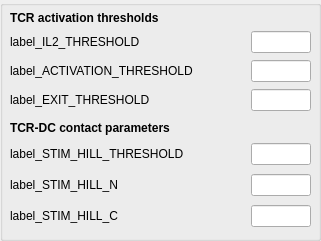
           <widget class="QGroupBox" name="groupBox_STAGED">
            <property name="geometry">
             <rect>
              <x>20</x>
              <y>60</y>
              <width>321</width>
              <height>241</height>
             </rect>
            </property>
            <property name="title">
             <string/>
            </property>
            <widget class="QWidget" name="layoutWidget_2">
             <property name="geometry">
              <rect>
               <x>10</x>
               <y>30</y>
               <width>301</width>
               <height>82</height>
              </rect>
             </property>
             <layout class="QGridLayout" name="gridLayout_3" columnstretch="0,0,0">
              <item row="0" column="0">
               <widget class="QMyLabel" name="label_IL2_THRESHOLD">
                <property name="text">
                 <string>label_IL2_THRESHOLD</string>
                </property>
               </widget>
              </item>
              <item row="1" column="0">
               <widget class="QMyLabel" name="label_ACTIVATION_THRESHOLD">
                <property name="text">
                 <string>label_ACTIVATION_THRESHOLD</string>
                </property>
               </widget>
              </item>
              <item row="0" column="2">
               <widget class="QLineEdit" name="line_IL2_THRESHOLD">
                <property name="sizePolicy">
                 <sizepolicy hsizetype="Fixed" vsizetype="Fixed">
                  <horstretch>60</horstretch>
                  <verstretch>0</verstretch>
                 </sizepolicy>
                </property>
                <property name="maximumSize">
                 <size>
                  <width>60</width>
                  <height>16777215</height>
                 </size>
                </property>
                <property name="alignment">
                 <set>Qt::AlignRight|Qt::AlignTrailing|Qt::AlignVCenter</set>
                </property>
               </widget>
              </item>
              <item row="1" column="2">
               <widget class="QLineEdit" name="line_ACTIVATION_THRESHOLD">
                <property name="sizePolicy">
                 <sizepolicy hsizetype="Fixed" vsizetype="Fixed">
                  <horstretch>60</horstretch>
                  <verstretch>0</verstretch>
                 </sizepolicy>
                </property>
                <property name="maximumSize">
                 <size>
                  <width>60</width>
                  <height>16777215</height>
                 </size>
                </property>
                <property name="alignment">
                 <set>Qt::AlignRight|Qt::AlignTrailing|Qt::AlignVCenter</set>
                </property>
               </widget>
              </item>
              <item row="2" column="0">
               <widget class="QMyLabel" name="label_EXIT_THRESHOLD">
                <property name="mouseTracking">
                 <bool>false</bool>
                </property>
                <property name="text">
                 <string>label_EXIT_THRESHOLD</string>
                </property>
                <property name="wordWrap">
                 <bool>false</bool>
                </property>
               </widget>
              </item>
              <item row="2" column="2">
               <widget class="QLineEdit" name="line_EXIT_THRESHOLD">
                <property name="enabled">
                 <bool>true</bool>
                </property>
                <property name="sizePolicy">
                 <sizepolicy hsizetype="Fixed" vsizetype="Fixed">
                  <horstretch>60</horstretch>
                  <verstretch>0</verstretch>
                 </sizepolicy>
                </property>
                <property name="maximumSize">
                 <size>
                  <width>60</width>
                  <height>16777215</height>
                 </size>
                </property>
                <property name="alignment">
                 <set>Qt::AlignRight|Qt::AlignTrailing|Qt::AlignVCenter</set>
                </property>
               </widget>
              </item>
              <item row="0" column="1">
               <spacer name="horizontalSpacer_28">
                <property name="orientation">
                 <enum>Qt::Horizontal</enum>
                </property>
                <property name="sizeHint" stdset="0">
                 <size>
                  <width>40</width>
                  <height>20</height>
                 </size>
                </property>
               </spacer>
              </item>
              <item row="1" column="1">
               <spacer name="horizontalSpacer_33">
                <property name="orientation">
                 <enum>Qt::Horizontal</enum>
                </property>
                <property name="sizeHint" stdset="0">
                 <size>
                  <width>40</width>
                  <height>20</height>
                 </size>
                </property>
               </spacer>
              </item>
              <item row="2" column="1">
               <spacer name="horizontalSpacer_35">
                <property name="orientation">
                 <enum>Qt::Horizontal</enum>
                </property>
                <property name="sizeHint" stdset="0">
                 <size>
                  <width>40</width>
                  <height>20</height>
                 </size>
                </property>
               </spacer>
              </item>
             </layout>
            </widget>
            <widget class="QLabel" name="label_40">
             <property name="geometry">
              <rect>
               <x>10</x>
               <y>10</y>
               <width>181</width>
               <height>16</height>
              </rect>
             </property>
             <property name="font">
              <font>
               <weight>75</weight>
               <bold>true</bold>
              </font>
             </property>
             <property name="text">
              <string>TCR activation thresholds</string>
             </property>
            </widget>
            <widget class="QWidget" name="gridLayoutWidget_5">
             <property name="geometry">
              <rect>
               <x>10</x>
               <y>140</y>
               <width>301</width>
               <height>91</height>
              </rect>
             </property>
             <layout class="QGridLayout" name="gridLayout_7">
              <item row="0" column="0">
               <widget class="QMyLabel" name="label_STIM_HILL_THRESHOLD">
                <property name="text">
                 <string>label_STIM_HILL_THRESHOLD</string>
                </property>
               </widget>
              </item>
              <item row="0" column="2">
               <widget class="QLineEdit" name="line_STIM_HILL_THRESHOLD">
                <property name="maximumSize">
                 <size>
                  <width>60</width>
                  <height>16777215</height>
                 </size>
                </property>
                <property name="alignment">
                 <set>Qt::AlignRight|Qt::AlignTrailing|Qt::AlignVCenter</set>
                </property>
               </widget>
              </item>
              <item row="1" column="0">
               <widget class="QMyLabel" name="label_STIM_HILL_N">
                <property name="text">
                 <string>label_STIM_HILL_N</string>
                </property>
               </widget>
              </item>
              <item row="1" column="2">
               <widget class="QLineEdit" name="line_STIM_HILL_N">
                <property name="maximumSize">
                 <size>
                  <width>60</width>
                  <height>16777215</height>
                 </size>
                </property>
                <property name="alignment">
                 <set>Qt::AlignRight|Qt::AlignTrailing|Qt::AlignVCenter</set>
                </property>
               </widget>
              </item>
              <item row="2" column="0">
               <widget class="QMyLabel" name="label_STIM_HILL_C">
                <property name="text">
                 <string>label_STIM_HILL_C</string>
                </property>
               </widget>
              </item>
              <item row="2" column="2">
               <widget class="QLineEdit" name="line_STIM_HILL_C">
                <property name="maximumSize">
                 <size>
                  <width>60</width>
                  <height>16777215</height>
                 </size>
                </property>
                <property name="alignment">
                 <set>Qt::AlignRight|Qt::AlignTrailing|Qt::AlignVCenter</set>
                </property>
               </widget>
              </item>
              <item row="0" column="1">
               <spacer name="horizontalSpacer_36">
                <property name="orientation">
                 <enum>Qt::Horizontal</enum>
                </property>
                <property name="sizeHint" stdset="0">
                 <size>
                  <width>40</width>
                  <height>20</height>
                 </size>
                </property>
               </spacer>
              </item>
              <item row="1" column="1">
               <spacer name="horizontalSpacer_37">
                <property name="orientation">
                 <enum>Qt::Horizontal</enum>
                </property>
                <property name="sizeHint" stdset="0">
                 <size>
                  <width>40</width>
                  <height>20</height>
                 </size>
                </property>
               </spacer>
              </item>
              <item row="2" column="1">
               <spacer name="horizontalSpacer_38">
                <property name="orientation">
                 <enum>Qt::Horizontal</enum>
                </property>
                <property name="sizeHint" stdset="0">
                 <size>
                  <width>40</width>
                  <height>20</height>
                 </size>
                </property>
               </spacer>
              </item>
             </layout>
            </widget>
            <widget class="QLabel" name="label_6">
             <property name="geometry">
              <rect>
               <x>10</x>
               <y>120</y>
               <width>181</width>
               <height>16</height>
              </rect>
             </property>
             <property name="font">
              <font>
               <weight>75</weight>
               <bold>true</bold>
              </font>
             </property>
             <property name="text">
              <string>TCR-DC contact parameters</string>
             </property>
            </widget>
           </widget>
